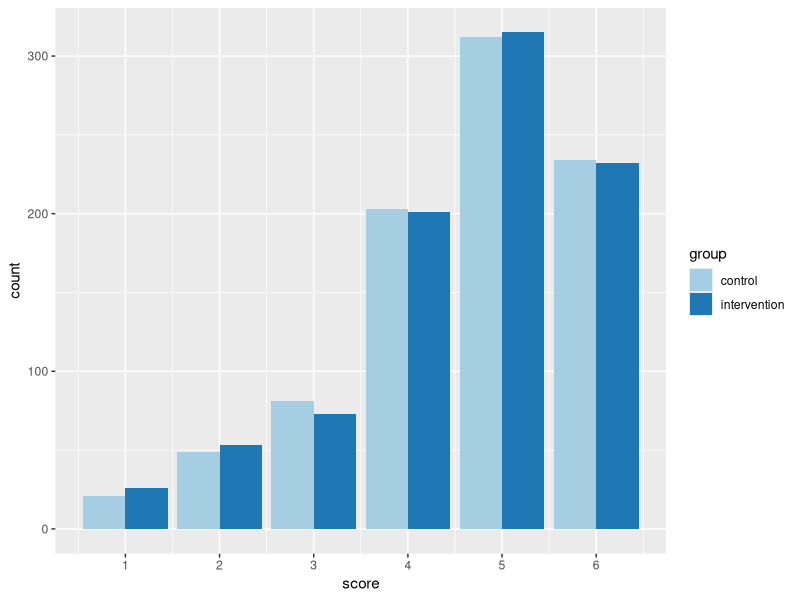

Write R code to recreate this figure.
## ---- chunk 1
knitr::opts_chunk$set(echo = TRUE)
## ---- chunk 2
n <- 1800
# the following are based on eyeballing the plot you sent me
probs <- c(25, 50, 75, 200, 325, 225)/
  sum(c(25, 50, 75, 200, 325, 225))

ctrl <- sample(1:6, size = n/2, replace = TRUE, 
               prob = probs)
intv <- sample(1:6, size = n/2, replace = TRUE, 
               prob = probs)
d <- data.frame(score = c(ctrl, intv), 
                group = rep(c("control", "intervention"), each = n/2))
## ---- chunk 3
library(ggplot2)
ggplot(d) +
  aes(x = score, fill = group) +
  geom_bar(position = "dodge") +
  scale_fill_brewer(palette = "Paired") +
  scale_x_continuous(breaks = 1:6)
## ---- chunk 4
t.test(score ~ group, data = d)
## ---- chunk 5
ttest_function <- function(n = 1800){
  ctrl <- sample(1:6, size = n/2, replace = TRUE, 
               prob = probs)
  intv <- sample(1:6, size = n/2, replace = TRUE, 
               prob = probs)
  d <- data.frame(score = c(ctrl, intv), 
                group = rep(c("control", "intervention"), each = n/2))
  t.test(score ~ group, data = d)$p.value < 0.05
}
  
## ---- chunk 6
tests <- replicate(n = 2000, ttest_function(n = 1800))
mean(tests)
